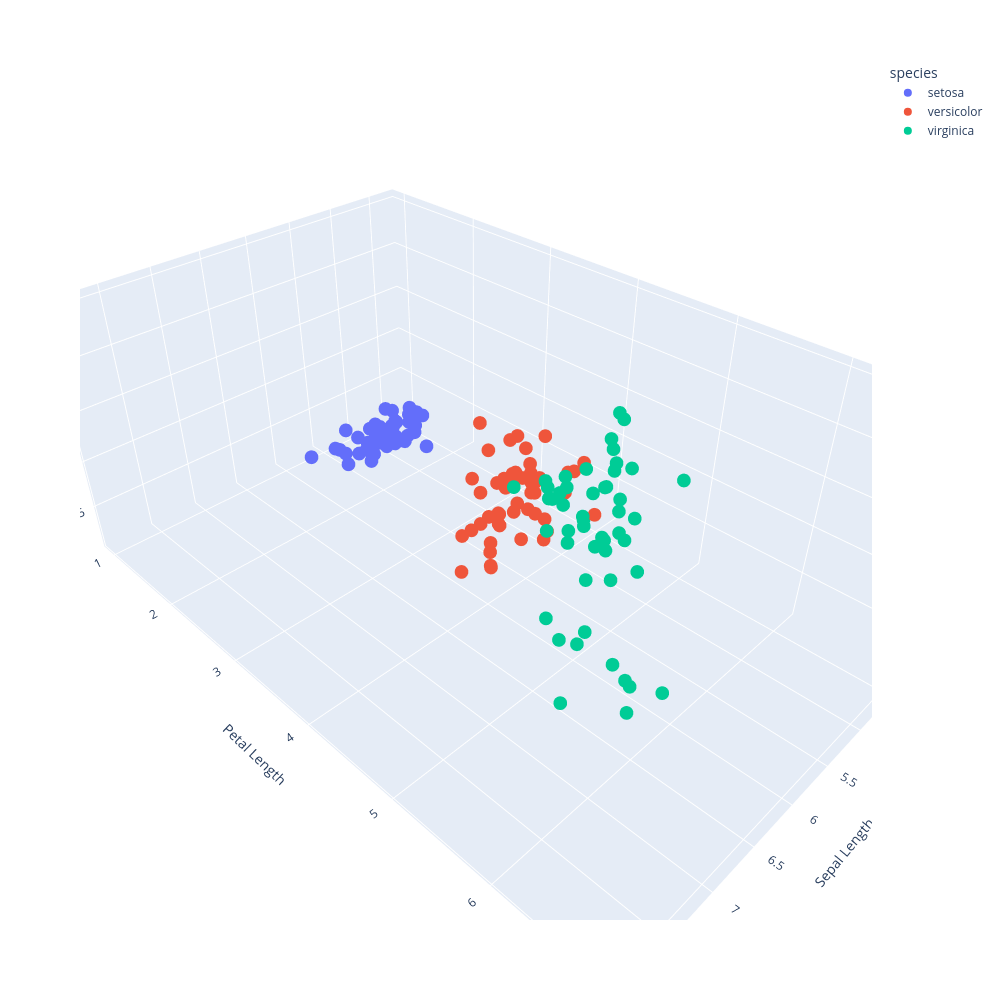

The notebook cell saved with this chart:
### Markdown cell above
### 4-Make a scatter-plot representing the plants in a spece spanned by sepal_width, petal_length and petal_width? Can you visualize the three categories/classes?

### Code cell
# Create a 3D scatter plot using Plotly Express, with 'sepal_length' on the x-axis, 'petal_length' on the y-axis, 'petal_width' on the z-axis, and color based on the 'species' column (Iris dataset)
fig=px.scatter_3d(irisData,x='sepal_length',y='petal_length',z='petal_width',color='species',height=1000,width=1000)
fig.update_scenes(xaxis_title_text='Sepal Length',  
                  yaxis_title_text='Petal Length',  
                  zaxis_title_text='Petal Width')
fig.show()

### Figure 1 — Plotly figure (JSON) as saved in the notebook; plotly's stock layout.template omitted (floating-point values rounded to 4 significant figures)
{"data": [{"hovertemplate": "species=setosa<br>sepal_length=%{x}<br>petal_length=%{y}<br>petal_width=%{z}<extra></extra>", "legendgroup": "setosa", "marker": {"color": "#636efa", "symbol": "circle"}, "mode": "markers", "name": "setosa", "scene": "scene", "showlegend": true, "type": "scatter3d", "x": [5.1, 4.9, 4.7, 4.6, 5.0, 5.4, 4.6, 5.0, 4.4, 4.9, 5.4, 4.8, 4.8, 4.3, 5.8, 5.7, 5.4, 5.1, 5.7, 5.1, 5.4, 5.1, 4.6, 5.1, 4.8, 5.0, 5.0, 5.2, 5.2, 4.7, 4.8, 5.4, 5.2, 5.5, 4.9, 5.0, 5.5, 4.9, 4.4, 5.1, 5.0, 4.5, 4.4, 5.0, 5.1, 4.8, 5.1, 4.6, 5.3, 5.0], "y": [1.4, 1.4, 1.3, 1.5, 1.4, 1.7, 1.4, 1.5, 1.4, 1.5, 1.5, 1.6, 1.4, 1.1, 1.2, 1.5, 1.3, 1.4, 1.7, 1.5, 1.7, 1.5, 1.0, 1.7, 1.9, 1.6, 1.6, 1.5, 1.4, 1.6, 1.6, 1.5, 1.5, 1.4, 1.5, 1.2, 1.3, 1.4, 1.3, 1.5, 1.3, 1.3, 1.3, 1.6, 1.9, 1.4, 1.6, 1.4, 1.5, 1.4], "z": [0.2, 0.2, 0.2, 0.2, 0.2, 0.4, 0.3, 0.2, 0.2, 0.1, 0.2, 0.2, 0.1, 0.1, 0.2, 0.4, 0.4, 0.3, 0.3, 0.3, 0.2, 0.4, 0.2, 0.5, 0.2, 0.2, 0.4, 0.2, 0.2, 0.2, 0.2, 0.4, 0.1, 0.2, 0.2, 0.2, 0.2, 0.1, 0.2, 0.2, 0.3, 0.3, 0.2, 0.6, 0.4, 0.3, 0.2, 0.2, 0.2, 0.2]}, {"hovertemplate": "species=versicolor<br>sepal_length=%{x}<br>petal_length=%{y}<br>petal_width=%{z}<extra></extra>", "legendgroup": "versicolor", "marker": {"color": "#EF553B", "symbol": "circle"}, "mode": "markers", "name": "versicolor", "scene": "scene", "showlegend": true, "type": "scatter3d", "x": [7.0, 6.4, 6.9, 5.5, 6.5, 5.7, 6.3, 4.9, 6.6, 5.2, 5.0, 5.9, 6.0, 6.1, 5.6, 6.7, 5.6, 5.8, 6.2, 5.6, 5.9, 6.1, 6.3, 6.1, 6.4, 6.6, 6.8, 6.7, 6.0, 5.7, 5.5, 5.5, 5.8, 6.0, 5.4, 6.0, 6.7, 6.3, 5.6, 5.5, 5.5, 6.1, 5.8, 5.0, 5.6, 5.7, 5.7, 6.2, 5.1, 5.7], "y": [4.7, 4.5, 4.9, 4.0, 4.6, 4.5, 4.7, 3.3, 4.6, 3.9, 3.5, 4.2, 4.0, 4.7, 3.6, 4.4, 4.5, 4.1, 4.5, 3.9, 4.8, 4.0, 4.9, 4.7, 4.3, 4.4, 4.8, 5.0, 4.5, 3.5, 3.8, 3.7, 3.9, 5.1, 4.5, 4.5, 4.7, 4.4, 4.1, 4.0, 4.4, 4.6, 4.0, 3.3, 4.2, 4.2, 4.2, 4.3, 3.0, 4.1], "z": [1.4, 1.5, 1.5, 1.3, 1.5, 1.3, 1.6, 1.0, 1.3, 1.4, 1.0, 1.5, 1.0, 1.4, 1.3, 1.4, 1.5, 1.0, 1.5, 1.1, 1.8, 1.3, 1.5, 1.2, 1.3, 1.4, 1.4, 1.7, 1.5, 1.0, 1.1, 1.0, 1.2, 1.6, 1.5, 1.6, 1.5, 1.3, 1.3, 1.3, 1.2, 1.4, 1.2, 1.0, 1.3, 1.2, 1.3, 1.3, 1.1, 1.3]}, {"hovertemplate": "species=virginica<br>sepal_length=%{x}<br>petal_length=%{y}<br>petal_width=%{z}<extra></extra>", "legendgroup": "virginica", "marker": {"color": "#00cc96", "symbol": "circle"}, "mode": "markers", "name": "virginica", "scene": "scene", "showlegend": true, "type": "scatter3d", "x": [6.3, 5.8, 7.1, 6.3, 6.5, 7.6, 4.9, 7.3, 6.7, 7.2, 6.5, 6.4, 6.8, 5.7, 5.8, 6.4, 6.5, 7.7, 7.7, 6.0, 6.9, 5.6, 7.7, 6.3, 6.7, 7.2, 6.2, 6.1, 6.4, 7.2, 7.4, 7.9, 6.4, 6.3, 6.1, 7.7, 6.3, 6.4, 6.0, 6.9, 6.7, 6.9, 5.8, 6.8, 6.7, 6.7, 6.3, 6.5, 6.2, 5.9], "y": [6.0, 5.1, 5.9, 5.6, 5.8, 6.6, 4.5, 6.3, 5.8, 6.1, 5.1, 5.3, 5.5, 5.0, 5.1, 5.3, 5.5, 6.7, 6.9, 5.0, 5.7, 4.9, 6.7, 4.9, 5.7, 6.0, 4.8, 4.9, 5.6, 5.8, 6.1, 6.4, 5.6, 5.1, 5.6, 6.1, 5.6, 5.5, 4.8, 5.4, 5.6, 5.1, 5.1, 5.9, 5.7, 5.2, 5.0, 5.2, 5.4, 5.1], "z": [2.5, 1.9, 2.1, 1.8, 2.2, 2.1, 1.7, 1.8, 1.8, 2.5, 2.0, 1.9, 2.1, 2.0, 2.4, 2.3, 1.8, 2.2, 2.3, 1.5, 2.3, 2.0, 2.0, 1.8, 2.1, 1.8, 1.8, 1.8, 2.1, 1.6, 1.9, 2.0, 2.2, 1.5, 1.4, 2.3, 2.4, 1.8, 1.8, 2.1, 2.4, 2.3, 1.9, 2.3, 2.5, 2.3, 1.9, 2.0, 2.3, 1.8]}], "layout": {"height": 1000, "legend": {"title": {"text": "species"}, "tracegroupgap": 0}, "margin": {"t": 60}, "scene": {"domain": {"x": [0, 1], "y": [0, 1]}, "xaxis": {"title": {"text": "Sepal Length"}}, "yaxis": {"title": {"text": "Petal Length"}}, "zaxis": {"title": {"text": "Petal Width"}}}, "width": 1000}}
